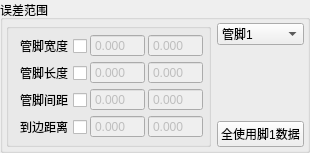
      <widget class="QGroupBox" name="groupBox_7">
       <property name="title">
        <string>误差范围</string>
       </property>
       <layout class="QHBoxLayout" name="horizontalLayout_6">
        <property name="leftMargin">
         <number>3</number>
        </property>
        <property name="topMargin">
         <number>3</number>
        </property>
        <property name="rightMargin">
         <number>3</number>
        </property>
        <property name="bottomMargin">
         <number>3</number>
        </property>
        <item>
         <widget class="QGroupBox" name="groupBox_8">
          <property name="title">
           <string/>
          </property>
          <layout class="QGridLayout" name="gridLayout_11">
           <property name="leftMargin">
            <number>5</number>
           </property>
           <property name="topMargin">
            <number>5</number>
           </property>
           <property name="rightMargin">
            <number>5</number>
           </property>
           <property name="bottomMargin">
            <number>5</number>
           </property>
           <property name="spacing">
            <number>3</number>
           </property>
           <item row="0" column="0">
            <layout class="QGridLayout" name="gridLayout_4">
             <item row="0" column="2">
              <widget class="QDoubleSpinBox" name="dsp_errWidthMax">
               <property name="enabled">
                <bool>false</bool>
               </property>
               <property name="buttonSymbols">
                <enum>QAbstractSpinBox::NoButtons</enum>
               </property>
               <property name="decimals">
                <number>3</number>
               </property>
               <property name="minimum">
                <double>0.000000000000000</double>
               </property>
               <property name="maximum">
                <double>999.990000000000009</double>
               </property>
              </widget>
             </item>
             <item row="2" column="1">
              <widget class="QDoubleSpinBox" name="dsp_errIntervalMin">
               <property name="enabled">
                <bool>false</bool>
               </property>
               <property name="buttonSymbols">
                <enum>QAbstractSpinBox::NoButtons</enum>
               </property>
               <property name="decimals">
                <number>3</number>
               </property>
               <property name="minimum">
                <double>0.000000000000000</double>
               </property>
               <property name="maximum">
                <double>999.990000000000009</double>
               </property>
              </widget>
             </item>
             <item row="0" column="1">
              <widget class="QDoubleSpinBox" name="dsp_errWidthMin">
               <property name="enabled">
                <bool>false</bool>
               </property>
               <property name="buttonSymbols">
                <enum>QAbstractSpinBox::NoButtons</enum>
               </property>
               <property name="decimals">
                <number>3</number>
               </property>
               <property name="minimum">
                <double>0.000000000000000</double>
               </property>
               <property name="maximum">
                <double>999.990000000000009</double>
               </property>
              </widget>
             </item>
             <item row="0" column="0">
              <widget class="QCheckBox" name="cb_errWidth">
               <property name="layoutDirection">
                <enum>Qt::RightToLeft</enum>
               </property>
               <property name="text">
                <string>管脚宽度</string>
               </property>
              </widget>
             </item>
             <item row="1" column="0">
              <widget class="QCheckBox" name="cb_errLength">
               <property name="layoutDirection">
                <enum>Qt::RightToLeft</enum>
               </property>
               <property name="text">
                <string>管脚长度</string>
               </property>
              </widget>
             </item>
             <item row="1" column="1">
              <widget class="QDoubleSpinBox" name="dsp_errLengthMin">
               <property name="enabled">
                <bool>false</bool>
               </property>
               <property name="buttonSymbols">
                <enum>QAbstractSpinBox::NoButtons</enum>
               </property>
               <property name="decimals">
                <number>3</number>
               </property>
               <property name="minimum">
                <double>0.000000000000000</double>
               </property>
               <property name="maximum">
                <double>999.990000000000009</double>
               </property>
              </widget>
             </item>
             <item row="2" column="0">
              <widget class="QCheckBox" name="cb_errInter">
               <property name="layoutDirection">
                <enum>Qt::RightToLeft</enum>
               </property>
               <property name="text">
                <string>管脚间距</string>
               </property>
              </widget>
             </item>
             <item row="1" column="2">
              <widget class="QDoubleSpinBox" name="dsp_errLengthMax">
               <property name="enabled">
                <bool>false</bool>
               </property>
               <property name="buttonSymbols">
                <enum>QAbstractSpinBox::NoButtons</enum>
               </property>
               <property name="decimals">
                <number>3</number>
               </property>
               <property name="minimum">
                <double>0.000000000000000</double>
               </property>
               <property name="maximum">
                <double>999.990000000000009</double>
               </property>
              </widget>
             </item>
             <item row="2" column="2">
              <widget class="QDoubleSpinBox" name="dsp_errIntervalMax">
               <property name="enabled">
                <bool>false</bool>
               </property>
               <property name="buttonSymbols">
                <enum>QAbstractSpinBox::NoButtons</enum>
               </property>
               <property name="decimals">
                <number>3</number>
               </property>
               <property name="minimum">
                <double>0.000000000000000</double>
               </property>
               <property name="maximum">
                <double>999.990000000000009</double>
               </property>
              </widget>
             </item>
             <item row="3" column="0">
              <widget class="QCheckBox" name="cb_errEdgeDis">
               <property name="layoutDirection">
                <enum>Qt::RightToLeft</enum>
               </property>
               <property name="text">
                <string>到边距离</string>
               </property>
              </widget>
             </item>
             <item row="3" column="1">
              <widget class="QDoubleSpinBox" name="dsp_errEdgeDisMin">
               <property name="enabled">
                <bool>false</bool>
               </property>
               <property name="buttonSymbols">
                <enum>QAbstractSpinBox::NoButtons</enum>
               </property>
               <property name="decimals">
                <number>3</number>
               </property>
               <property name="minimum">
                <double>0.000000000000000</double>
               </property>
               <property name="maximum">
                <double>999.990000000000009</double>
               </property>
              </widget>
             </item>
             <item row="3" column="2">
              <widget class="QDoubleSpinBox" name="dsp_errEdgeDisMax">
               <property name="enabled">
                <bool>false</bool>
               </property>
               <property name="buttonSymbols">
                <enum>QAbstractSpinBox::NoButtons</enum>
               </property>
               <property name="decimals">
                <number>3</number>
               </property>
               <property name="minimum">
                <double>0.000000000000000</double>
               </property>
               <property name="maximum">
                <double>999.990000000000009</double>
               </property>
              </widget>
             </item>
            </layout>
           </item>
          </layout>
         </widget>
        </item>
        <item>
         <layout class="QVBoxLayout" name="verticalLayout_5">
          <item>
           <widget class="QComboBox" name="cob_lead">
            <property name="layoutDirection">
             <enum>Qt::LeftToRight</enum>
            </property>
            <item>
             <property name="text">
              <string>管脚1</string>
             </property>
            </item>
           </widget>
          </item>
          <item>
           <spacer name="verticalSpacer_3">
            <property name="orientation">
             <enum>Qt::Vertical</enum>
            </property>
            <property name="sizeHint" stdset="0">
             <size>
              <width>20</width>
              <height>40</height>
             </size>
            </property>
           </spacer>
          </item>
          <item>
           <widget class="QPushButton" name="bt_useLead1">
            <property name="text">
             <string>全使用脚1数据</string>
            </property>
           </widget>
          </item>
         </layout>
        </item>
       </layout>
      </widget>
